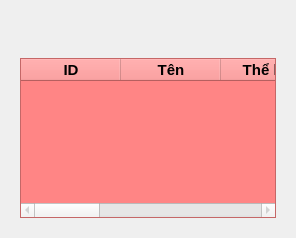
               <widget class="QWidget" name="gamesPage">
                <layout class="QVBoxLayout" name="verticalLayout_18">
                 <item>
                  <widget class="QWidget" name="gameContent" native="true">
                   <property name="styleSheet">
                    <string notr="true">border: 1px solid rgba(255, 0, 0, 100);
QLineEdit
{
	background-color: #fff;
	border-radius: 20px;
	border: 1px solid rgba(0, 0, 0, 100);
	padding: 10px;
	padding-left: 17px;
	color: #rgb(0,255,255);
}
QPushButton
{
	border-radius: 20px;
	border: 1px solid rgba(0, 0, 0, 100);
}
QPushButton:hover
{
	background-color: rgb(244, 244, 244);
}</string>
                   </property>
                   <layout class="QVBoxLayout" name="verticalLayout_15" stretch="1,5">
                    <item>
                     <widget class="QWidget" name="gameBtns" native="true">
                      <widget class="QPushButton" name="delGameBtn">
                       <property name="geometry">
                        <rect>
                         <x>680</x>
                         <y>20</y>
                         <width>151</width>
                         <height>41</height>
                        </rect>
                       </property>
                       <property name="font">
                        <font>
                         <pointsize>11</pointsize>
                        </font>
                       </property>
                       <property name="styleSheet">
                        <string notr="true">border-radius: 20px;
border: 1px solid rgb(255,255,255);
background-color: rgb(255, 0, 0);</string>
                       </property>
                       <property name="text">
                        <string>Xóa</string>
                       </property>
                      </widget>
                      <widget class="QPushButton" name="editGameBtn">
                       <property name="geometry">
                        <rect>
                         <x>520</x>
                         <y>20</y>
                         <width>151</width>
                         <height>41</height>
                        </rect>
                       </property>
                       <property name="font">
                        <font>
                         <pointsize>11</pointsize>
                        </font>
                       </property>
                       <property name="styleSheet">
                        <string notr="true">border-radius: 20px;
border: 1px solid rgb(255,255,255);
background-color: rgb(255, 255, 0);
color: #000
</string>
                       </property>
                       <property name="text">
                        <string>Sửa</string>
                       </property>
                      </widget>
                      <widget class="QPushButton" name="addGameBtn">
                       <property name="geometry">
                        <rect>
                         <x>360</x>
                         <y>20</y>
                         <width>151</width>
                         <height>41</height>
                        </rect>
                       </property>
                       <property name="font">
                        <font>
                         <pointsize>11</pointsize>
                        </font>
                       </property>
                       <property name="styleSheet">
                        <string notr="true">border-radius: 20px;
border: 1px solid rgb(255,255,255);
background-color: rgb(0, 255, 0);
color: #000</string>
                       </property>
                       <property name="text">
                        <string>Thêm</string>
                       </property>
                      </widget>
                     </widget>
                    </item>
                    <item>
                     <widget class="QTableWidget" name="gameView">
                      <property name="enabled">
                       <bool>false</bool>
                      </property>
                      <property name="font">
                       <font>
                        <family>MS Shell Dlg 2</family>
                        <pointsize>11</pointsize>
                       </font>
                      </property>
                      <property name="styleSheet">
                       <string notr="true">color: #000;
background-color: rgb(255, 133, 133);</string>
                      </property>
                      <column>
                       <property name="text">
                        <string>ID</string>
                       </property>
                       <property name="font">
                        <font>
                         <pointsize>11</pointsize>
                         <weight>75</weight>
                         <bold>true</bold>
                        </font>
                       </property>
                       <property name="textAlignment">
                        <set>AlignCenter</set>
                       </property>
                      </column>
                      <column>
                       <property name="text">
                        <string>Tên</string>
                       </property>
                       <property name="font">
                        <font>
                         <pointsize>11</pointsize>
                         <weight>75</weight>
                         <bold>true</bold>
                        </font>
                       </property>
                       <property name="textAlignment">
                        <set>AlignCenter</set>
                       </property>
                      </column>
                      <column>
                       <property name="text">
                        <string>Thể loại</string>
                       </property>
                       <property name="font">
                        <font>
                         <pointsize>11</pointsize>
                         <weight>75</weight>
                         <bold>true</bold>
                        </font>
                       </property>
                       <property name="textAlignment">
                        <set>AlignCenter</set>
                       </property>
                      </column>
                      <column>
                       <property name="text">
                        <string>Giá</string>
                       </property>
                       <property name="font">
                        <font>
                         <pointsize>11</pointsize>
                         <weight>75</weight>
                         <bold>true</bold>
                        </font>
                       </property>
                       <property name="textAlignment">
                        <set>AlignCenter</set>
                       </property>
                      </column>
                      <column>
                       <property name="text">
                        <string>Ảnh</string>
                       </property>
                       <property name="font">
                        <font>
                         <pointsize>11</pointsize>
                         <weight>75</weight>
                         <bold>true</bold>
                        </font>
                       </property>
                       <property name="textAlignment">
                        <set>AlignCenter</set>
                       </property>
                      </column>
                      <column>
                       <property name="text">
                        <string>Video</string>
                       </property>
                       <property name="font">
                        <font>
                         <pointsize>11</pointsize>
                         <weight>75</weight>
                         <bold>true</bold>
                        </font>
                       </property>
                       <property name="textAlignment">
                        <set>AlignCenter</set>
                       </property>
                      </column>
                      <column>
                       <property name="text">
                        <string>Mô tả</string>
                       </property>
                       <property name="font">
                        <font>
                         <pointsize>11</pointsize>
                         <weight>75</weight>
                         <bold>true</bold>
                        </font>
                       </property>
                       <property name="textAlignment">
                        <set>AlignCenter</set>
                       </property>
                      </column>
                     </widget>
                    </item>
                   </layout>
                  </widget>
                 </item>
                </layout>
               </widget>
